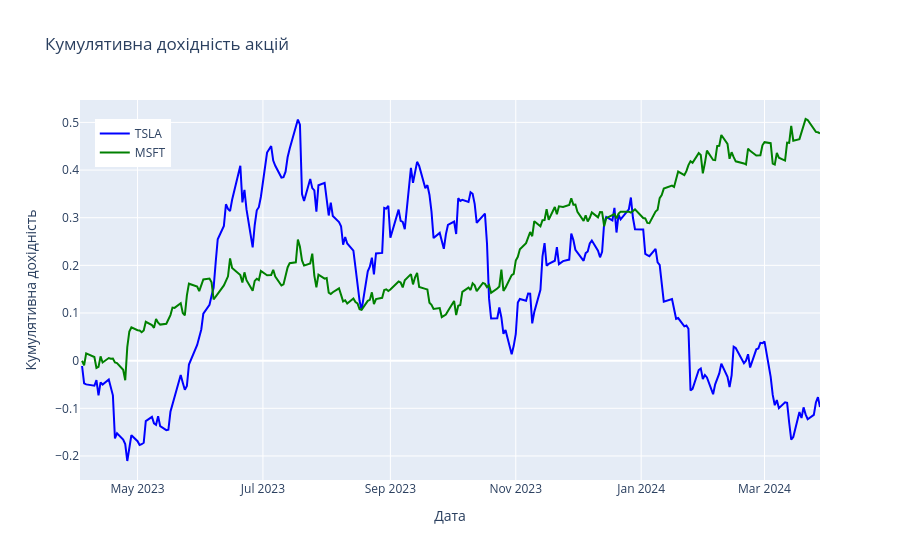

Write notebook code for a chart like this one.
### Code cell
# Візуалізація кумулятивних дохідностей
fig = go.Figure()

fig.add_trace(go.Scatter(x=stock_data_1.index, y=stock_data_1['Cumulative_Return'],
                         mode='lines', name=ticker_1, line=dict(color='blue')))
fig.add_trace(go.Scatter(x=stock_data_2.index, y=stock_data_2['Cumulative_Return'],
                         mode='lines', name=ticker_2, line=dict(color='green')))

fig.update_layout(title='Кумулятивна дохідність акцій',
                  xaxis_title='Дата', yaxis_title='Кумулятивна дохідність',
                  legend=dict(x=0.02, y=0.95))

fig.show()

### Figure 1 — Plotly figure (JSON) as saved in the notebook; plotly's stock layout.template omitted (floating-point values rounded to 4 significant figures; data arrays with more than 128 entries replaced by an {"elided": "..."} marker saying what was removed)
{"data": [{"line": {"color": "blue"}, "mode": "lines", "name": "TSLA", "type": "scatter", "x": {"elided": "249 str values"}, "y": {"elided": "249 float values"}}, {"line": {"color": "green"}, "mode": "lines", "name": "MSFT", "type": "scatter", "x": {"elided": "249 str values"}, "y": {"elided": "249 float values"}}], "layout": {"legend": {"x": 0.02, "y": 0.95}, "title": {"text": "Кумулятивна дохідність акцій"}, "xaxis": {"title": {"text": "Дата"}}, "yaxis": {"title": {"text": "Кумулятивна дохідність"}}}}
